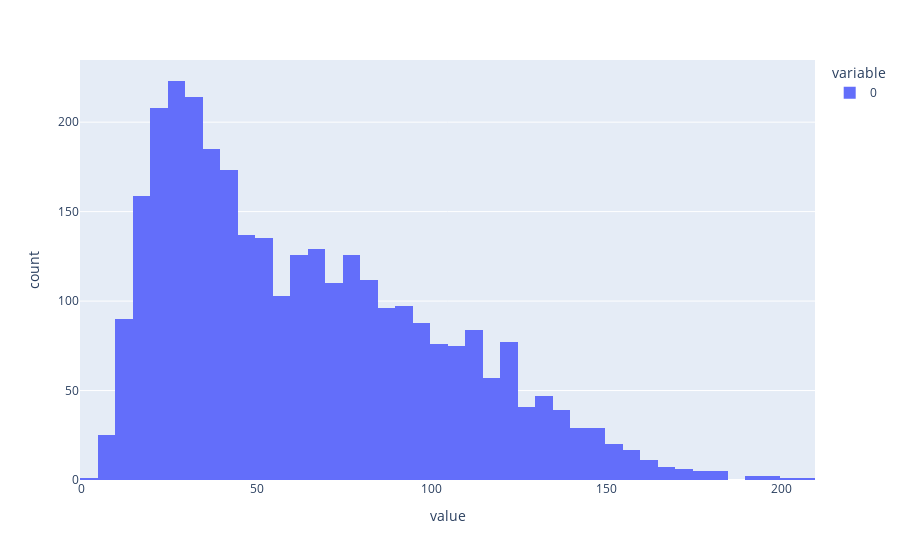

Notebook source saved alongside this figure:
### Markdown cell above
### Finding the sparsity

### Code cell
feature_acts = []

n = 64 # 384
bs = 32

with t.no_grad():
    for i in range(0, n // bs, bs):
        batch_tokens = dataset_full[i : i + 32]["input_ids"].to(device)
        _, cache = model.run_with_cache(batch_tokens, names_filter=[sae.cfg.hook_name])
        acts = sae.encode(cache[sae.cfg.hook_name])
        feature_acts.append(acts[:, final_grid_slice])
        del cache

# ignore the bos token, get the number of features that activated in each token, averaged accross batch and position
feature_acts = t.cat(feature_acts, dim=0)[:, 1:]

l0 = (feature_acts > 0).float().sum(-1).detach()
print("average l0", l0.mean().item())
px.histogram(l0.flatten().cpu().numpy()).show()

### Figure 1 — Plotly figure (JSON) as saved in the notebook; plotly's stock layout.template omitted (floating-point values rounded to 4 significant figures; data arrays with more than 128 entries replaced by an {"elided": "..."} marker saying what was removed)
{"data": [{"alignmentgroup": "True", "bingroup": "x", "hovertemplate": "variable=0<br>value=%{x}<br>count=%{y}<extra></extra>", "legendgroup": "0", "marker": {"color": "#636efa", "pattern": {"shape": ""}}, "name": "0", "offsetgroup": "0", "orientation": "v", "showlegend": true, "type": "histogram", "x": {"elided": "3168 int values"}, "xaxis": "x", "yaxis": "y"}], "layout": {"barmode": "relative", "legend": {"title": {"text": "variable"}, "tracegroupgap": 0}, "margin": {"t": 60}, "xaxis": {"anchor": "y", "domain": [0, 1], "title": {"text": "value"}}, "yaxis": {"anchor": "x", "domain": [0, 1], "title": {"text": "count"}}}}
